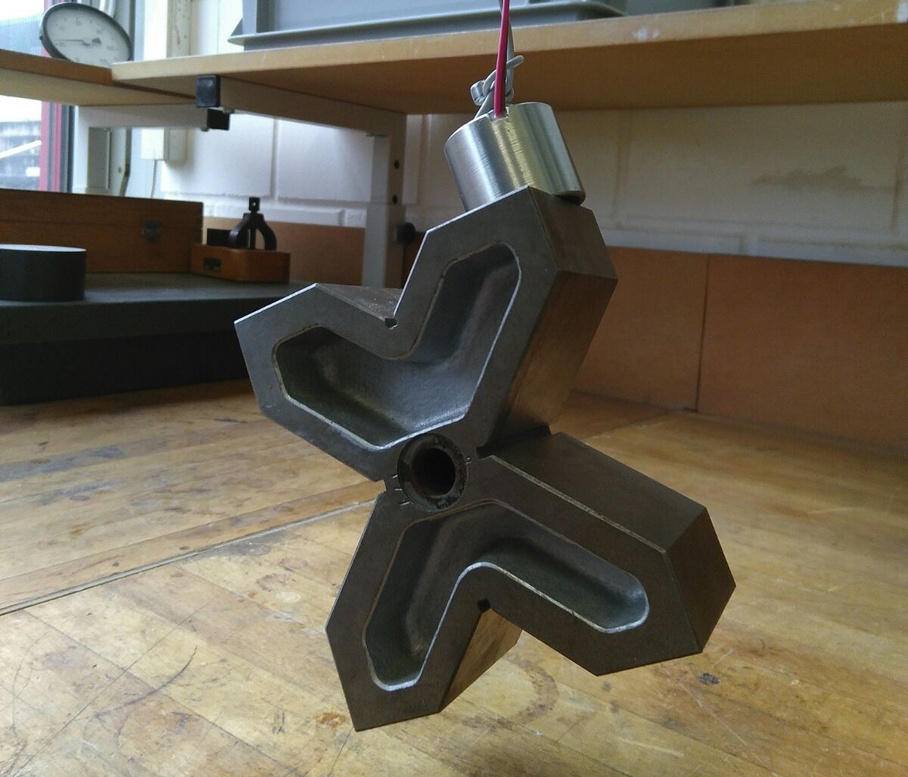
#> input picture pren/Dokumentation/pren1/dokumentation/pics/anheben.jpg, 908 x 777 px, shrunk from 1200 x 1027 before the run; its folder holds only this picture in this run
$ python ImageAnalyzerDemo.py   (older library calls are emulated)
#> lines starting #> are read from the running program, lines starting #| are printed output that depends on the picture; after the words box and inside, x2 and y2 are one past the last pixel; in counts of white or black regions, pixels touching at a corner belong together
### pren/Quellcode/silisloth-raspi/ImageAnalyzer.py
import cv2
import math

import Log


class ImageAnalyzer:
    """
    This class processes pictures of a target field consisting of concentric
    black and white squares. The distance to the innermost detected square
    is calculated and returned both in pixels and millimeters.

    The target field is considered to enter the image from the top, thus a
    positive distance means the center is over the middle line,
    and a negative distance means the center is under the
    middle line.
    """

    STATIC_THRESHOLD = 120

    MIN_SQUARE_AREA_RATIO = 0.005  # 0.5% of the image
    MAX_SQUARE_AREA_RATIO = 0.950  # 95% of the image

    MIN_SQUARE_XY_RATIO = 0.75
    MAX_SQUARE_XY_RATIO = 1.25

    MAX_PERIMETER_DELTA_RATIO = 0.1

    innermost_square_height_mm = 60

    def __init__(self, innermost_square_height_mm=60,
                 adaptive_threshold=False):
        self.innermost_square_height = innermost_square_height_mm
        self.logger = Log.instance('ImageAnalyzer')
        self.adaptive_threshold = adaptive_threshold

    def calculate_distance(self, image_bgr):
        """Calculates the distance from the middle line of the image to the
        center of the innermost (smallest) square shaped field on the
        picture. The distance is returned both in pixels and centimeters.
        Positive values denote a detected center above the middle line,
        negative values a detected center below the middle line."""
        image_rgb = cv2.cvtColor(image_bgr, cv2.COLOR_BGR2RGB)
        threshold = self.to_grayscale(image_rgb)

        _, contours, hierarchy = cv2.findContours(threshold.copy(),
                                                  cv2.RETR_TREE,
                                                  cv2.CHAIN_APPROX_SIMPLE)

        candidates = []
        for item in zip(contours, hierarchy[0]):
            cont = item[0]
            hier = item[1]
            if self.has_neighbours(hier):
                continue
            if not self.has_square_area(image_rgb, cont):
                continue
            if not self.is_square_shaped(cont):
                continue
            candidates.append((cont, hier))

        self.logger.debug('found {} candidates'.format(len(candidates)))
        smallest = self.find_smallest(candidates)
        if smallest is None:
            raise Exception('No square detected on given image')
        dist_px, dist_mm = self.estimate_distance_to_center(image_rgb,
                                                            smallest)

        self.logger.info(
            "calculated distance: px={:d}, mm={:d}".format(dist_px, dist_mm))
        return dist_px, dist_mm

    # [11 lines left out: function determine_center, not called in this run]

    def to_grayscale(self, image):
        """creates a grayscale image determined by a static threshold
        or using adaptive thresholding"""
        image_gray = cv2.cvtColor(image, cv2.COLOR_RGB2GRAY)
        blurred = cv2.blur(image_gray, (5, 5))
        if self.adaptive_threshold:
            neighbourhood = int(image.shape[0] / 4.0)
            if neighbourhood % 2 == 0:
                neighbourhood += 1  # must be a odd number
            grayscale = cv2.adaptiveThreshold(blurred, 255,
                                              cv2.ADAPTIVE_THRESH_MEAN_C,
                                              cv2.THRESH_BINARY, neighbourhood,
                                              10)
        else:
            _, grayscale = cv2.threshold(blurred, self.STATIC_THRESHOLD, 255,
                                         cv2.THRESH_BINARY)
        return grayscale

    # [28 lines left out: functions is_square_shaped, estimate_distance_to_center, not called in this run]

    @staticmethod
    def has_neighbours(hierarchy):
        """checks wheter or not the given hierarchy has any neighbours"""
        return hierarchy[0] != -1 or hierarchy[1] != -1

    def has_square_area(self, image, contours):
        """checks whether or not the given contours have a reasonable area"""
        h, w, _ = image.shape
        square_area_px = cv2.contourArea(contours)
        image_area_px = w * h
        min = self.MIN_SQUARE_AREA_RATIO * image_area_px
        max = self.MAX_SQUARE_AREA_RATIO * image_area_px
        return max > square_area_px > min

    @staticmethod
    def find_smallest(cont_hier_list):
        """finds the contours with smallest area in the cont_hier_list that
        has a parent but no childs"""
        min_area = math.inf
        min_contours = None
        for item in cont_hier_list:
            cont = item[0]
            hier = item[1]
            area = cv2.contourArea(cont)
            if area < min_area and hier[2] == -1 and hier[3] != -1:
                min_area = area
                min_contours = cont
        return min_contours

    # [6 lines left out: function calc_middle, not called in this run]

### pren/Quellcode/silisloth-raspi/Log.py
from datetime import datetime
import logging
import os

file_level = logging.DEBUG
term_level = logging.INFO

log_name = 'silisloth'
dir_name = 'log'

if not os.path.exists(dir_name):
    os.makedirs(dir_name)

iso_date = datetime.now().isoformat().replace(':', '.')
file_name = '{}/{}_{}.log'.format(dir_name, log_name, iso_date)

file_handler = logging.FileHandler(file_name)
file_handler.setLevel(file_level)

console_handler = logging.StreamHandler()
console_handler.setLevel(term_level)

fmt = logging.Formatter('[%(asctime)s] [%(levelname)s] [%(name)s] %(message)s')
file_handler.setFormatter(fmt)
console_handler.setFormatter(fmt)


def instance(level=logging.DEBUG):
    return instance(log_name, level)


def instance(name, level=logging.DEBUG):
    logger = logging.getLogger(name)
    logger.setLevel(level)
    logger.addHandler(console_handler)
    logger.addHandler(file_handler)
    return logger

### pren/Quellcode/silisloth-raspi/ImageAnalyzerDemo.py
#!/usr/bin/env python3


import cv2
import os

from ImageAnalyzer import ImageAnalyzer
import Log

logger = Log.instance('ImageAnalyzerDemo')


def estimate_distances(pics_dir):
#> called with pics_dir = 'pics'
    analyzer = ImageAnalyzer()
    for (path, _, files) in os.walk(pics_dir):
        for f in sorted(files):
            pic = os.path.join(path, f)
            img = cv2.imread(pic)
#> img is the input picture: shape (777, 908, 3); mean B, G, R 85.1, 101.3, 109
            try:
                px, mm = analyzer.calculate_distance(img)
#> in to_grayscale, `image_gray = cv2.cvtColor(image, cv2.COLOR_RGB2GRAY)`:
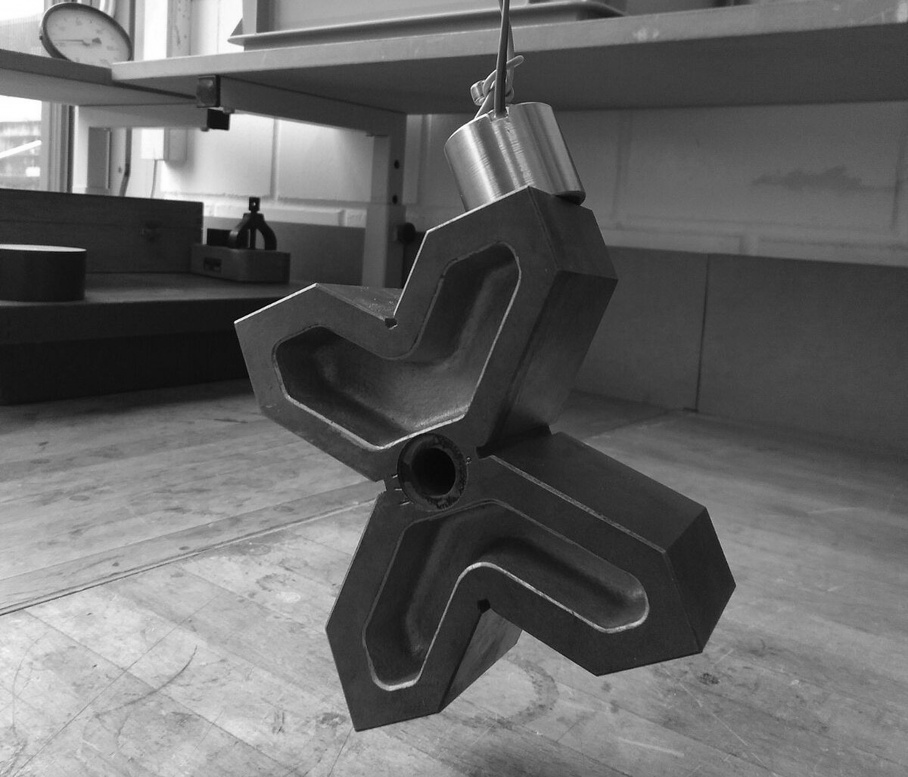
#> image_gray: shape (777, 908); min 1, max 255, mean 101.7
#> in to_grayscale, `_, grayscale = cv2.threshold(blurred, self.STATIC_THRESHOLD, 255, cv2...`:
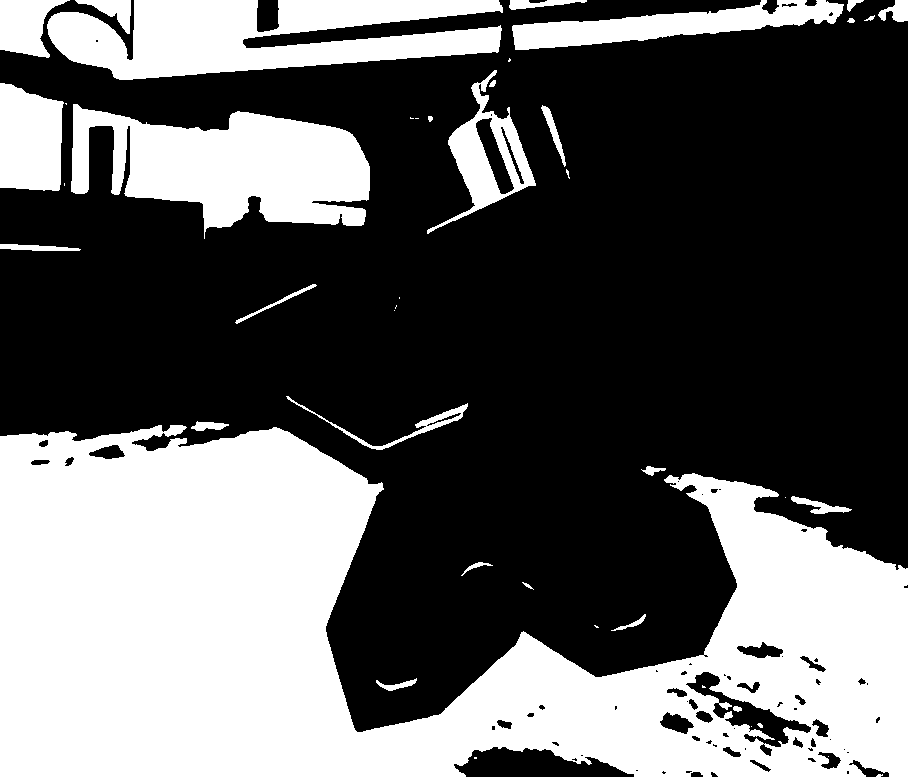
#> grayscale: shape (777, 908); 37.8% white; 44 white regions (16 under 20 px)
#> in calculate_distance, `_, contours, hierarchy = cv2.findContours(threshold.copy(), cv2.RETR_T..`: contours = 115 contours, 53 with area under 20; largest, box (x1, y1, x2, y2) and area: (0, 425, 908, 777) 196848, (71, 104, 370, 239) 23514, (47, 0, 503, 80) 22747, (512, 0, 844, 50) 7108, (0, 83, 64, 191) 5808
#> the loop in calculate_distance, `for item in zip(contours, hierarchy[0]):` made 115 passes
#> cont on passes 2, 23, 31, 36, 37, 49: [[474, 757], [474, 758], [476, 758], [476, 757]], [[843, 749], [844, 748], [845, 749], [844, 750]], [[829, 739], [830, 738], [831, 739], [830, 740]], [[748, 731], [749, 730], [750, 731], [749, 732]], [[733, 728], [734, 727], [735, 728], [734, 729]], [[686, 701], [687, 700], [688, 701], [687, 702]]
#> item on passes 8, 60: ([[785, 497]], [8, 6, -1, -1]), ([[751, 726]], [60, -1, -1, 58])
#> after the loop in calculate_distance, `for item in zip(contours, hierarchy[0]):`: candidates = []
#> after the loop in find_smallest, `for item in cont_hier_list:`: min_area = inf
                logger.debug('distance: {:4d}px\t{:3.0f}mm'.format(px, mm))
            except Exception as e:
                logger.error(e)


if __name__ == '__main__':
    estimate_distances('pics')
